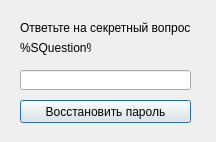
<?xml version="1.0" encoding="UTF-8"?>
<ui version="4.0">
 <class>PassRemindWindow</class>
 <widget class="QDialog" name="PassRemindWindow">
  <property name="geometry">
   <rect>
    <x>0</x>
    <y>0</y>
    <width>216</width>
    <height>142</height>
   </rect>
  </property>
  <property name="windowTitle">
   <string>Восстановление пароля</string>
  </property>
  <widget class="QLabel" name="descLabel">
   <property name="geometry">
    <rect>
     <x>20</x>
     <y>20</y>
     <width>171</width>
     <height>16</height>
    </rect>
   </property>
   <property name="text">
    <string>Ответьте на секретный вопрос:</string>
   </property>
  </widget>
  <widget class="QLabel" name="squestionLabel">
   <property name="geometry">
    <rect>
     <x>20</x>
     <y>40</y>
     <width>71</width>
     <height>16</height>
    </rect>
   </property>
   <property name="text">
    <string>%SQuestion%</string>
   </property>
  </widget>
  <widget class="QLineEdit" name="sanswerEdit">
   <property name="geometry">
    <rect>
     <x>20</x>
     <y>70</y>
     <width>171</width>
     <height>20</height>
    </rect>
   </property>
  </widget>
  <widget class="QPushButton" name="pushButton">
   <property name="geometry">
    <rect>
     <x>20</x>
     <y>100</y>
     <width>171</width>
     <height>23</height>
    </rect>
   </property>
   <property name="text">
    <string>Восстановить пароль</string>
   </property>
  </widget>
 </widget>
 <resources/>
 <connections/>
</ui>
